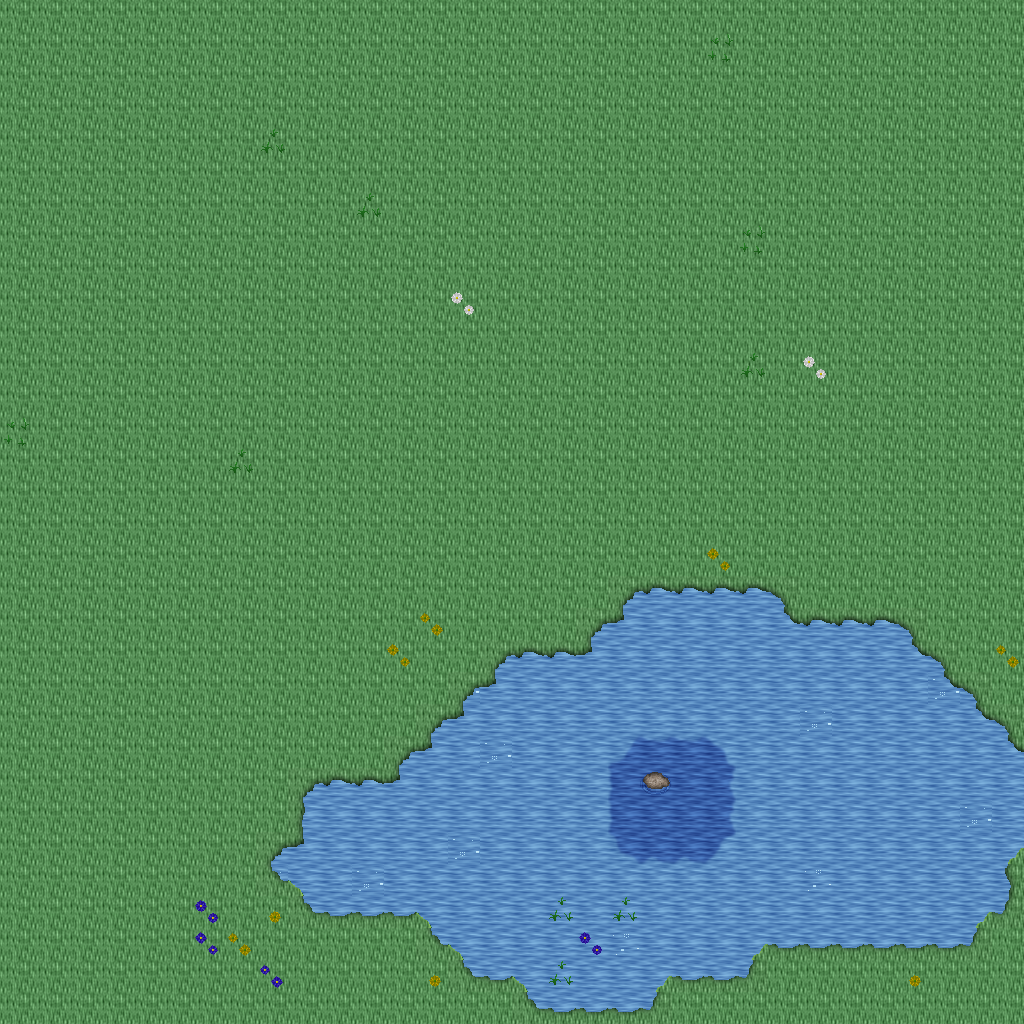

Rendered tile map (Tiled .tmx) drawn with the repository's tilesets; below, a short description and the map source with its tile grids summarised:
An orthogonal 32x32 tile map with 32x32 px tiles, 5 tile layers (Ground, Objects, Objects2, Above, ...), 1 hidden layer not drawn, 35 tilesets.

<map version="1.10" tiledversion="1.11.0" orientation="orthogonal" renderorder="right-down" width="32" height="32" tilewidth="32" tileheight="32" infinite="0" nextlayerid="11" nextobjectid="1">
 <tileset firstgid="1" name="ground_ground" tilewidth="32" tileheight="32" tilecount="33" columns="3">
  <image source="../drawable/ground_ground.png" width="96" height="352" />
 </tileset>
 <tileset firstgid="34" name="ground_ice_ice" tilewidth="32" tileheight="32" tilecount="3" columns="3">
  <image source="../drawable/ground_ice_ice.png" width="96" height="32" />
 </tileset>
 <tileset firstgid="37" name="plant_flower_daisy_white" tilewidth="32" tileheight="32" tilecount="8" columns="2">
  <image source="../drawable/plant_flower_daisy_white.png" width="64" height="128" />
 </tileset>
 <tileset firstgid="45" name="ground_rock_pebbles" tilewidth="32" tileheight="32" tilecount="3" columns="1">
  <image source="../drawable/ground_rock_pebbles.png" width="32" height="96" />
 </tileset>
 <tileset firstgid="48" name="plant_grasses" tilewidth="32" tileheight="32" tilecount="6" columns="3">
  <image source="../drawable/plant_grasses.png" width="96" height="64" />
 </tileset>
 <tileset firstgid="54" name="plant_leaves" tilewidth="32" tileheight="32" tilecount="8" columns="4">
  <image source="../drawable/plant_leaves.png" width="128" height="64" />
 </tileset>
 <tileset firstgid="62" name="ground_grass_edges" tilewidth="32" tileheight="32" tilecount="36" columns="12">
  <image source="../drawable/ground_grass_edges.png" width="384" height="96" />
 </tileset>
 <tileset firstgid="98" name="plant_flower_daisy_yellow" tilewidth="32" tileheight="32" tilecount="8" columns="2">
  <image source="../drawable/plant_flower_daisy_yellow.png" width="64" height="128" />
 </tileset>
 <tileset firstgid="106" name="plant_bush_bushes" tilewidth="32" tileheight="32" tilecount="10" columns="5">
  <image source="../drawable/plant_bush_bushes.png" width="160" height="64" />
 </tileset>
 <tileset firstgid="116" name="plant_stump_stump_brown" tilewidth="32" tileheight="32" tilecount="4" columns="2">
  <image source="../drawable/plant_stump_stump_brown.png" width="64" height="64" />
 </tileset>
 <tileset firstgid="120" name="plant_stump_stump_green" tilewidth="32" tileheight="32" tilecount="4" columns="2">
  <image source="../drawable/plant_stump_stump_green.png" width="64" height="64" />
 </tileset>
 <tileset firstgid="124" name="item_pot_pot_golden" tilewidth="32" tileheight="32" tilecount="4" columns="4">
  <image source="../drawable/item_pot_pot_golden.png" width="128" height="32" />
 </tileset>
 <tileset firstgid="128" name="plant_tree_tree_darkgreen" tilewidth="32" tileheight="32" tilecount="88" columns="8">
  <image source="../drawable/plant_tree_tree_darkgreen.png" width="256" height="352" />
 </tileset>
 <tileset firstgid="216" name="plant_flower_daisy_blue" tilewidth="32" tileheight="32" tilecount="8" columns="2">
  <image source="../drawable/plant_flower_daisy_blue.png" width="64" height="128" />
 </tileset>
 <tileset firstgid="224" name="ground_water_water_bubbles" tilewidth="32" tileheight="32" tilecount="32" columns="8">
  <image source="../drawable/ground_water_water_bubbles.png" width="256" height="128" />
 </tileset>
 <tileset firstgid="256" name="ground_water_pool" tilewidth="32" tileheight="32" tilecount="72" columns="3">
  <image source="../drawable/ground_water_pool.png" width="96" height="768" />
 </tileset>
 <tileset firstgid="328" name="building_castle" tilewidth="32" tileheight="32" tilecount="320" columns="20">
  <image source="../drawable/building_castle.png" width="640" height="512" />
 </tileset>
 <tileset firstgid="648" name="ground_cobbled_paving" tilewidth="32" tileheight="32" tilecount="1" columns="1">
  <image source="../drawable/ground_cobbled_paving.png" width="32" height="32" />
 </tileset>
 <tileset firstgid="649" name="ground_grass_corners" tilewidth="32" tileheight="32" tilecount="24" columns="6">
  <image source="../drawable/ground_grass_corners.png" width="192" height="128" />
 </tileset>
 <tileset firstgid="673" name="building_fence_fence_chunky" tilewidth="32" tileheight="32" tilecount="21" columns="3">
  <image source="../drawable/building_fence_fence_chunky.png" width="96" height="224" />
 </tileset>
 <tileset firstgid="694" name="item_sign_large" tilewidth="32" tileheight="32" tilecount="15" columns="5">
  <image source="../drawable/item_sign_large.png" width="160" height="96" />
 </tileset>
 <tileset firstgid="709" name="building_decoration_fancy_gate" tilewidth="32" tileheight="32" tilecount="12" columns="3">
  <image source="../drawable/building_decoration_fancy_gate.png" width="96" height="128" />
 </tileset>
 <tileset firstgid="721" name="logic_creature_rodent" tilewidth="32" tileheight="32" tilecount="8" columns="8">
  <image source="../drawable/logic_creature_rodent.png" width="256" height="32" />
 </tileset>
 <tileset firstgid="729" name="logic_creature_animal" tilewidth="32" tileheight="32" tilecount="32" columns="8">
  <image source="../drawable/logic_creature_animal.png" width="256" height="128" />
 </tileset>
 <tileset firstgid="761" name="logic_item_mushroom" tilewidth="32" tileheight="32" tilecount="6" columns="6">
  <image source="../drawable/logic_item_mushroom.png" width="192" height="32" />
 </tileset>
 <tileset firstgid="767" name="logic_item_sheepfood" tilewidth="32" tileheight="32" tilecount="1" columns="1">
  <image source="../drawable/logic_item_sheepfood.png" width="32" height="32" />
 </tileset>
 <tileset firstgid="768" name="logic_collision" tilewidth="32" tileheight="32" tilecount="1" columns="1">
  <image source="../drawable/logic_collision.png" width="32" height="32" />
 </tileset>
 <tileset firstgid="769" name="logic_protection" tilewidth="32" tileheight="32" tilecount="2" columns="2">
  <image source="../drawable/logic_protection.png" width="64" height="32" />
 </tileset>
 <tileset firstgid="771" name="ground_green_paving" tilewidth="32" tileheight="32" tilecount="18" columns="3">
  <image source="../drawable/ground_green_paving.png" width="96" height="192" />
 </tileset>
 <tileset firstgid="789" name="item_hen_nest" tilewidth="32" tileheight="32" tilecount="1" columns="1">
  <image source="../drawable/item_hen_nest.png" width="32" height="32" />
 </tileset>
 <tileset firstgid="790" name="logic_item_dairy" tilewidth="32" tileheight="32" tilecount="1" columns="1">
  <image source="../drawable/logic_item_dairy.png" width="32" height="32" />
 </tileset>
 <tileset firstgid="791" name="light_door_light_ew" tilewidth="32" tileheight="32" tilecount="18" columns="6">
  <image source="../drawable/light_door_light_ew.png" width="192" height="96" />
 </tileset>
 <tileset firstgid="809" name="building_barnyard" tilewidth="32" tileheight="32" tilecount="200" columns="8">
  <image source="../drawable/building_barnyard.png" width="256" height="800" />
 </tileset>
 <tileset firstgid="1009" name="logic_creature_reptile" tilewidth="32" tileheight="32" tilecount="7" columns="7">
  <image source="../drawable/logic_creature_reptile.png" width="224" height="32" />
 </tileset>
 <tileset firstgid="1016" name="logic_creature_fowl" tilewidth="32" tileheight="32" tilecount="6" columns="6">
  <image source="../drawable/logic_creature_fowl.png" width="192" height="32" />
 </tileset>
 <layer id="1" name="Ground" width="32" height="32">
  <data>[1024 cells, 1024 non-empty, 1 distinct tile ids]</data>
 </layer>
 <layer id="2" name="Objects" width="32" height="32">
  <data>[1024 cells, 258 non-empty, 22 distinct tile ids]</data>
 </layer>
 <layer id="3" name="Objects2" width="32" height="32">
  <data>[1024 cells, 74 non-empty, 14 distinct tile ids]</data>
 </layer>
 <layer id="4" name="Above" width="32" height="32">
  <data>[1024 cells, 0 non-empty, 0 distinct tile ids]</data>
 </layer>
 <layer id="5" name="Above2" width="32" height="32">
  <data>[1024 cells, 0 non-empty, 0 distinct tile ids]</data>
 </layer>
 <layer id="6" name="Walkable" width="32" height="32" visible="0">
  <data>[1024 cells, 16 non-empty, 1 distinct tile ids]</data>
 </layer>
 <objectgroup id="7" name="Mapevents" />
 <objectgroup id="8" name="Spawn" />
 <objectgroup id="9" name="Keys" />
 <objectgroup id="10" name="Replace" />
</map>
